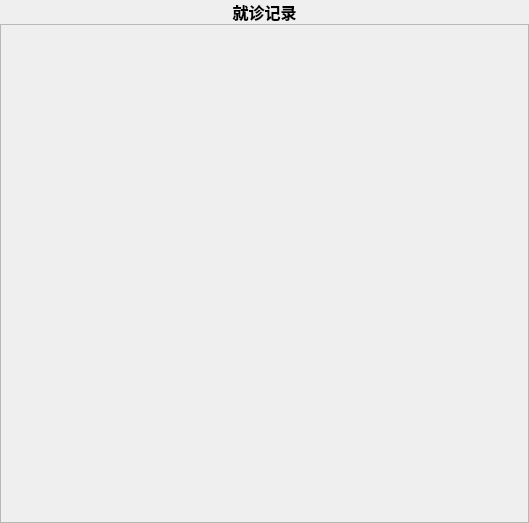
<?xml version="1.0" encoding="UTF-8"?>
<ui version="4.0">
 <class>ReportPage</class>
 <widget class="QWidget" name="ReportPage">
  <property name="geometry">
   <rect>
    <x>0</x>
    <y>0</y>
    <width>529</width>
    <height>523</height>
   </rect>
  </property>
  <property name="windowTitle">
   <string>Form</string>
  </property>
  <layout class="QVBoxLayout" name="verticalLayout">
   <property name="spacing">
    <number>0</number>
   </property>
   <property name="leftMargin">
    <number>0</number>
   </property>
   <property name="topMargin">
    <number>0</number>
   </property>
   <property name="rightMargin">
    <number>0</number>
   </property>
   <property name="bottomMargin">
    <number>0</number>
   </property>
   <item>
    <widget class="QLabel" name="HeaderLabel">
     <property name="font">
      <font>
       <pointsize>12</pointsize>
       <weight>75</weight>
       <bold>true</bold>
      </font>
     </property>
     <property name="text">
      <string>就诊记录</string>
     </property>
     <property name="alignment">
      <set>Qt::AlignCenter</set>
     </property>
    </widget>
   </item>
   <item>
    <widget class="QScrollArea" name="scrollArea">
     <property name="widgetResizable">
      <bool>true</bool>
     </property>
     <widget class="QWidget" name="scrollAreaWidgetContents">
      <property name="geometry">
       <rect>
        <x>0</x>
        <y>0</y>
        <width>527</width>
        <height>497</height>
       </rect>
      </property>
      <layout class="QVBoxLayout" name="verticalLayout_2">
       <property name="spacing">
        <number>20</number>
       </property>
       <property name="leftMargin">
        <number>20</number>
       </property>
       <property name="topMargin">
        <number>20</number>
       </property>
       <property name="rightMargin">
        <number>20</number>
       </property>
       <property name="bottomMargin">
        <number>20</number>
       </property>
       <item>
        <layout class="QVBoxLayout" name="PatientHistoryList">
         <property name="spacing">
          <number>10</number>
         </property>
         <property name="sizeConstraint">
          <enum>QLayout::SetMinAndMaxSize</enum>
         </property>
        </layout>
       </item>
       <item>
        <spacer name="verticalSpacer">
         <property name="orientation">
          <enum>Qt::Vertical</enum>
         </property>
         <property name="sizeHint" stdset="0">
          <size>
           <width>20</width>
           <height>40</height>
          </size>
         </property>
        </spacer>
       </item>
      </layout>
     </widget>
    </widget>
   </item>
  </layout>
 </widget>
 <resources/>
 <connections/>
</ui>
